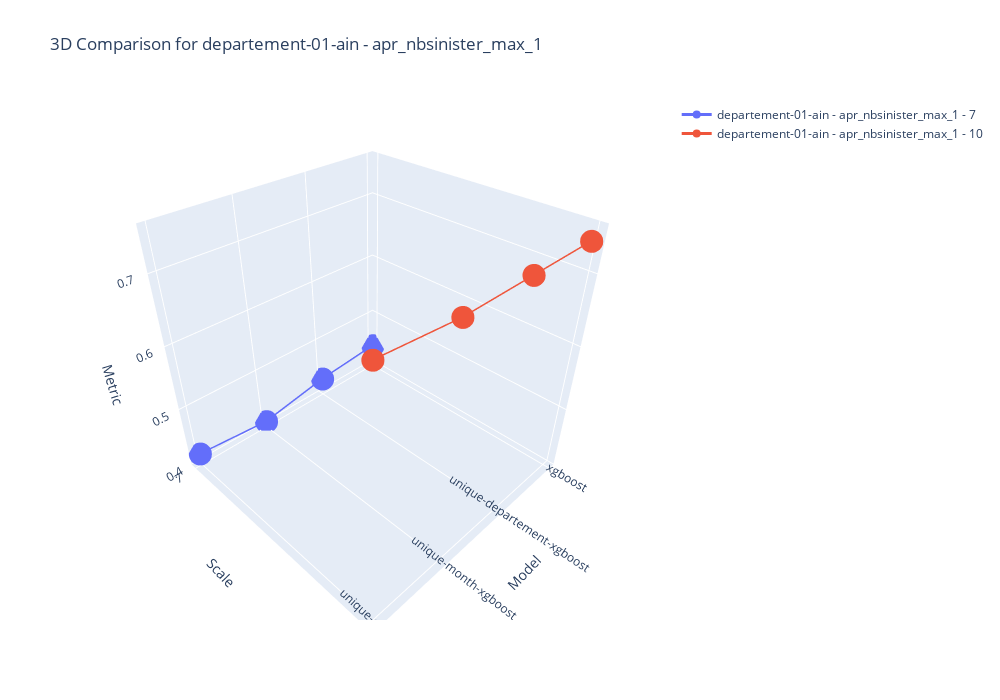
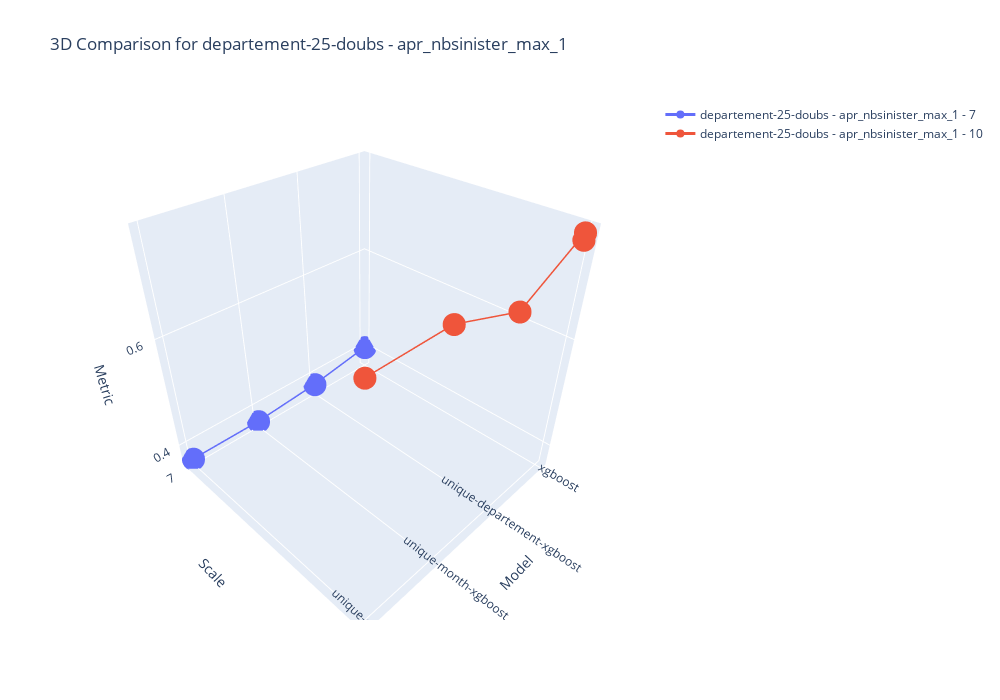
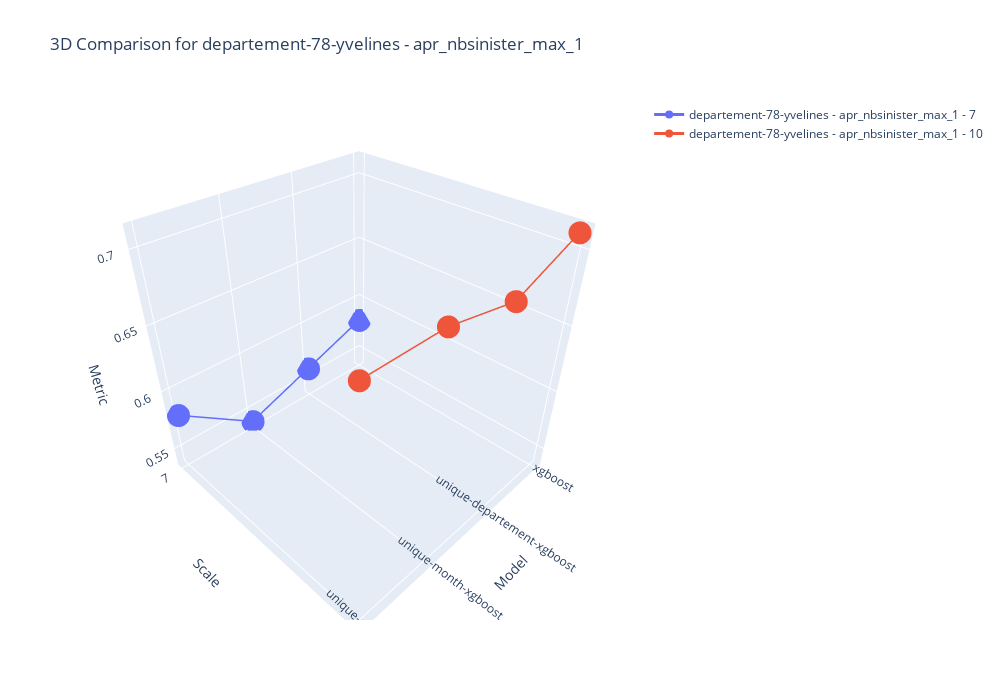

Notebook source saved alongside these figures, in order:
### Code cell
compare_models_2d(df, df.Department.unique(), dept_markers, ['apr_nbsinister_max_1'],  'Model', 'Scale', 'Scale')

### Figure 1 — Plotly figure (JSON) as saved in the notebook; plotly's stock layout.template omitted (floating-point values rounded to 4 significant figures)
{"data": [{"line": {"color": "#636EFA", "width": 3}, "marker": {"color": "#636EFA", "size": 8}, "mode": "lines+markers", "name": "departement-01-ain - apr_nbsinister_max_1 - 7", "type": "scatter3d", "x": [0, 1, 2, 3], "y": [0, 0, 0, 0], "z": [0.44, 0.43, 0.41, 0.42]}, {"line": {"color": "#EF553B", "width": 3}, "marker": {"color": "#EF553B", "size": 8}, "mode": "lines+markers", "name": "departement-01-ain - apr_nbsinister_max_1 - 10", "type": "scatter3d", "x": [0, 0, 1, 2, 3], "y": [1, 1, 1, 1, 1], "z": [0.74, 0.74, 0.74, 0.74, 0.75]}], "layout": {"height": 700, "scene": {"xaxis": {"ticktext": ["xgboost", "unique-departement-xgboost", "unique-month-xgboost", "unique-dayofweek-xgboost"], "tickvals": [0, 1, 2, 3], "title": {"text": "Model"}}, "yaxis": {"ticktext": ["7", 10], "tickvals": [0, 1], "title": {"text": "Scale"}}, "zaxis": {"title": {"text": "Metric"}}}, "title": {"text": "3D Comparison for departement-01-ain - apr_nbsinister_max_1"}, "width": 1000}}

### Figure 2 — Plotly figure (JSON) as saved in the notebook; plotly's stock layout.template omitted (floating-point values rounded to 4 significant figures)
{"data": [{"line": {"color": "#636EFA", "width": 3}, "marker": {"color": "#636EFA", "size": 8}, "mode": "lines+markers", "name": "departement-25-doubs - apr_nbsinister_max_1 - 7", "type": "scatter3d", "x": [0, 1, 2, 3], "y": [0, 0, 0, 0], "z": [0.4, 0.38, 0.37, 0.37]}, {"line": {"color": "#EF553B", "width": 3}, "marker": {"color": "#EF553B", "size": 8}, "mode": "lines+markers", "name": "departement-25-doubs - apr_nbsinister_max_1 - 10", "type": "scatter3d", "x": [0, 0, 1, 2, 3], "y": [1, 1, 1, 1, 1], "z": [0.75, 0.76, 0.7, 0.74, 0.74]}], "layout": {"height": 700, "scene": {"xaxis": {"ticktext": ["xgboost", "unique-departement-xgboost", "unique-month-xgboost", "unique-dayofweek-xgboost"], "tickvals": [0, 1, 2, 3], "title": {"text": "Model"}}, "yaxis": {"ticktext": ["7", 10], "tickvals": [0, 1], "title": {"text": "Scale"}}, "zaxis": {"title": {"text": "Metric"}}}, "title": {"text": "3D Comparison for departement-25-doubs - apr_nbsinister_max_1"}, "width": 1000}}

### Figure 3 — Plotly figure (JSON) as saved in the notebook; plotly's stock layout.template omitted (floating-point values rounded to 4 significant figures)
{"data": [{"line": {"color": "#636EFA", "width": 3}, "marker": {"color": "#636EFA", "size": 8}, "mode": "lines+markers", "name": "departement-78-yvelines - apr_nbsinister_max_1 - 7", "type": "scatter3d", "x": [0, 1, 2, 3], "y": [0, 0, 0, 0], "z": [0.58, 0.56, 0.54, 0.58]}, {"line": {"color": "#EF553B", "width": 3}, "marker": {"color": "#EF553B", "size": 8}, "mode": "lines+markers", "name": "departement-78-yvelines - apr_nbsinister_max_1 - 10", "type": "scatter3d", "x": [0, 0, 1, 2, 3], "y": [1, 1, 1, 1, 1], "z": [0.71, 0.71, 0.69, 0.7, 0.7]}], "layout": {"height": 700, "scene": {"xaxis": {"ticktext": ["xgboost", "unique-departement-xgboost", "unique-month-xgboost", "unique-dayofweek-xgboost"], "tickvals": [0, 1, 2, 3], "title": {"text": "Model"}}, "yaxis": {"ticktext": ["7", 10], "tickvals": [0, 1], "title": {"text": "Scale"}}, "zaxis": {"title": {"text": "Metric"}}}, "title": {"text": "3D Comparison for departement-78-yvelines - apr_nbsinister_max_1"}, "width": 1000}}
